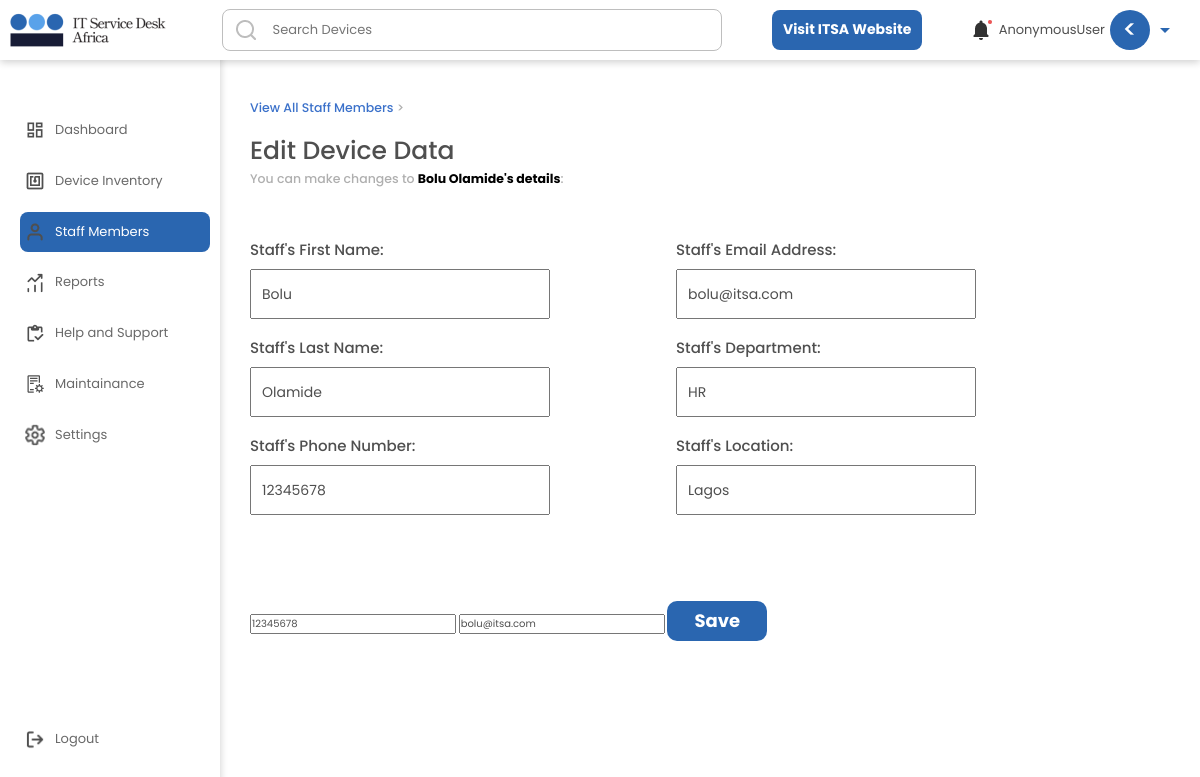
The app's page /member/editstaffdetails/23/ with its own data.
### userarea/models.py (models this page shows, shortened)
class StaffDataSet(models.Model):
    user = models.ForeignKey(User, null=True, on_delete=models.CASCADE)
    StaffID = models.CharField(max_length= 200, null=True, blank = True)
    staff_firstname = models.CharField(max_length= 200, null=True, blank = True)
    staff_lastname = models.CharField(max_length= 200, null=True, blank = True)
    staff_phonenumber = models.CharField(max_length= 200, null=True, blank = True)
    staff_email = models.CharField(max_length= 200, null=True, blank = True)
    staff_role = models.CharField(max_length= 200, null=True, blank = True)
    staff_location = models.CharField(max_length= 200, null=True, blank = True)
    CompanyUniqueCode = models.CharField(max_length = 130, null=True, blank = True)
    created_at = models.DateTimeField(auto_now_add=True)
    edited_at = models.DateTimeField(auto_now=True)
    class Meta:
        ordering = ['-edited_at', '-created_at']

### userarea/views.py (the view, shortened to what this page needs)
# urls.py: path('editstaffdetails/<str:staffid>/', views.EditStaff, name="EditStaff"),
def EditStaff(request, staffid):
    currentStaff = StaffDataSet.objects.get(id = staffid)
    form = staffForm(request.POST or None, instance = currentStaff)
    allUsers = User.objects.all()
    context = {'allUsers':allUsers, 'form' : form, 'currentStaff' : currentStaff}
    return render(request, 'userarea/editStaffDetails.html', context)

### userarea/forms.py
class staffForm(ModelForm):
    class Meta:
        model = StaffDataSet
        fields = ['staff_firstname', 'staff_lastname', 'staff_phonenumber',
        'staff_email', 'staff_role', 'staff_location'
        ]

### userarea/templates/userarea/editStaffDetails.html (shortened to what this page needs)
{% include 'general.html' %}
{% load static %}
{% block content %}
<!DOCTYPE html>
<html lang="en">
	<head>
		<link rel="stylesheet" href={% static 'dashboard/css/style.css' %} />
		<link rel="stylesheet" href={% static 'inventory/css/style.css' %} />
		<link rel="stylesheet" href={% static 'editdevice/css/style.css' %} />
		<link href="https://cdnjs.cloudflare.com/ajax/libs/mdb-ui-kit/6.1.0/mdb.min.css" rel="stylesheet" />
		<link href="https://unpkg.com/aos@2.3.1/dist/aos.css" rel="stylesheet">
	</head>
	<body class='body'>
		<div class='main'>
			<div class='maintop'>
                <div>
                    <h5><a href={% url 'StaffMembers' %}>View All Staff Members </a> > {{ MainDeviceData.deviceid }} </h5>
                    <br/>
					<h1>Edit Device Data</h1>
					<h5>You can make changes to <span>{{ currentStaff.staff_firstname }} {{ currentStaff.staff_lastname }}'s details</span>:</h5>
				</div>
            </div>
            <div class='DevicEditform'>
                <form method="POST">
                    <div class='formSectionMain'>
                        <div class='formSectionOne'>
                            <div class="fieldWrapper">
                                <label for="id_subject">
                                    <h4>Staff's First Name: </h4>
                                </label>
                                <br/>
                                {{ form.staff_firstname }}
                            </div>
                            <div class="fieldWrapper">
                                <label for="id_lastname">
                                    <h4>Staff's Last Name: </h4>
                                </label>
                                <br/>
                                {{ form.staff_lastname }}
                            </div>
                            <div class="fieldWrapper">
                                <label for="id_email">
                                    <h4>Staff's Phone Number:</h4>
                                </label>
                                <br/>
                                {{ form.staff_phonenumber }}
                            </div>
                        </div>
                        <div class='formSectionTwo'>
                            <div class="fieldWrapper">
                                <label for="id_email">
                                    <h4>Staff's Email Address:</h4>
                                </label>
                                <br/>
                                {{ form.staff_email }}
                            </div>
                            <div class="fieldWrapper">
                                <label for="id_email">
                                    <h4>Staff's Department:</h4>
                                </label>
                                <br/>
                                {{ form.staff_role }}
                            </div>
                            <div class="fieldWrapper">
                                <label for="id_email">
                                    <h4>Staff's Location:</h4>
                                </label>
                                <br/>
                                {{ form.staff_location }}
                            </div>
                        </div>
                    </div>
                    <br/>
                    <input type='text' name='form.staff_phonenumber' value={{ currentStaff.staff_phonenumber }} />
                    <input type='text' name='form.staff_email' value={{ currentStaff.staff_email }} />
                    <button type="submit">Save</button>
                </form>
            </div>
        </div>
    </body>
</html>
{% endblock content %}

### static/general/css/style.css (style rules this page uses)
* { box-sizing: border-box; margin: 0; padding: 0; font-family: 'Poppins', sans-serif; }

### static/dashboard/css/style.css (style rules this page uses)
* { box-sizing: border-box; margin: 0; padding: 0; font-family: 'Poppins', sans-serif; }
body { overflow-x: hidden; }
.main { padding-top: 100px; padding-left: 270px; }
.main h5 { color: rgb(175, 175, 175); }
.maintop { display: flex; justify-content: space-between; padding-right: 20px; margin-bottom: 50px; }

### static/inventory/css/style.css (style rules this page uses)
* { box-sizing: border-box; margin: 0; padding: 0; font-family: Poppins; }
body { overflow-x: hidden; }
.main { padding-top: 100px; padding-left: 250px; width: 98%; }
.maintop { width: 100%; padding-right: 0px; }

### static/editdevice/css/style.css (style rules this page uses)
* { box-sizing: border-box; margin: 0; padding: 0; font-family: Poppins; }
body { overflow-x: hidden; }
.main { padding-top: 100px; padding-left: 250px; width: 98%; }
.main span { color: black; font-weight: bold; }
.fieldWrapper input { width: 300px; height: 50px; font-size: 1.4rem; padding: 10px; margin-bottom: 20px; }
.formSectionMain { display: flex; align-items: top; justify-content: space-between; margin-right: 200px; margin-bottom: 50px; }
.DevicEditform { margin-bottom: 50px; }
form button { background-color: #2A66B0; border: none; color: white; text-align: center; width: 100px; font-size: 1.8rem; height: 40px; border-radius: 10px; font-weight: bold; }

### records on screen
StaffDataSet: staff_firstname "Bolu", staff_lastname "Olamide", staff_phonenumber "12345678", staff_email "bolu@itsa.com", staff_role "HR", staff_location "Lagos"

### other values on screen
{{ request.user }} "AnonymousUser"
